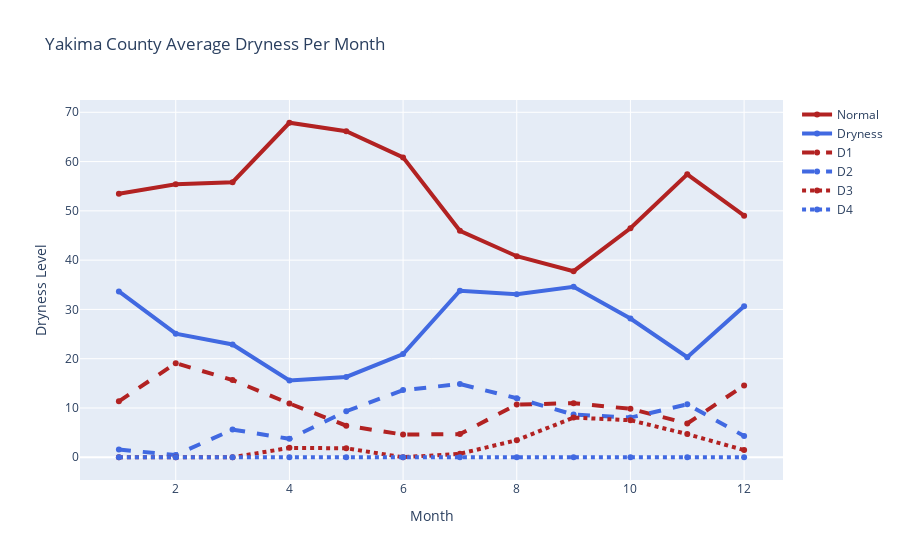

The notebook cell saved with this chart:
### Code cell
plot_dry_levels(yakima_month_mean, 'Yakima', 'Month')

#change names to month names

month = ['January', 'February', 'March', 'April', 'May', 'June', 'July',
         'August', 'September', 'October', 'November', 'December']

### Figure 1 — Plotly figure (JSON) as saved in the notebook; plotly's stock layout.template omitted (floating-point values rounded to 4 significant figures)
{"data": [{"line": {"color": "firebrick", "width": 4}, "name": "Normal", "type": "scatter", "x": [1, 2, 3, 4, 5, 6, 7, 8, 9, 10, 11, 12], "y": [53.45, 55.39, 55.82, 67.88, 66.15, 60.85, 45.94, 40.79, 37.75, 46.47, 57.41, 49.01]}, {"line": {"color": "royalblue", "width": 4}, "name": "Dryness", "type": "scatter", "x": [1, 2, 3, 4, 5, 6, 7, 8, 9, 10, 11, 12], "y": [33.64, 25.07, 22.89, 15.57, 16.29, 20.93, 33.8, 33.07, 34.57, 28.14, 20.31, 30.65]}, {"line": {"color": "firebrick", "dash": "dash", "width": 4}, "name": "D1", "type": "scatter", "x": [1, 2, 3, 4, 5, 6, 7, 8, 9, 10, 11, 12], "y": [11.35, 19.09, 15.67, 10.91, 6.404, 4.598, 4.696, 10.69, 10.97, 9.827, 6.854, 14.57]}, {"line": {"color": "royalblue", "dash": "dash", "width": 4}, "name": "D2", "type": "scatter", "x": [1, 2, 3, 4, 5, 6, 7, 8, 9, 10, 11, 12], "y": [1.55, 0.454, 5.619, 3.738, 9.334, 13.63, 14.85, 11.98, 8.658, 8.044, 10.73, 4.311]}, {"line": {"color": "firebrick", "dash": "dot", "width": 4}, "name": "D3", "type": "scatter", "x": [1, 2, 3, 4, 5, 6, 7, 8, 9, 10, 11, 12], "y": [0, 0, 0, 1.903, 1.818, 0, 0.7098, 3.47, 8.045, 7.516, 4.701, 1.45]}, {"line": {"color": "royalblue", "dash": "dot", "width": 4}, "name": "D4", "type": "scatter", "x": [1, 2, 3, 4, 5, 6, 7, 8, 9, 10, 11, 12], "y": [0, 0, 0, 0, 0, 0, 0, 0, 0, 0, 0, 0]}], "layout": {"autosize": true, "hovermode": "x", "title": {"text": "Yakima County Average Dryness Per Month"}, "xaxis": {"autorange": true, "range": [0.3322, 12.67], "title": {"text": "Month"}, "type": "linear"}, "yaxis": {"autorange": true, "range": [-4.972, 72.85], "title": {"text": "Dryness Level"}, "type": "linear"}}}
